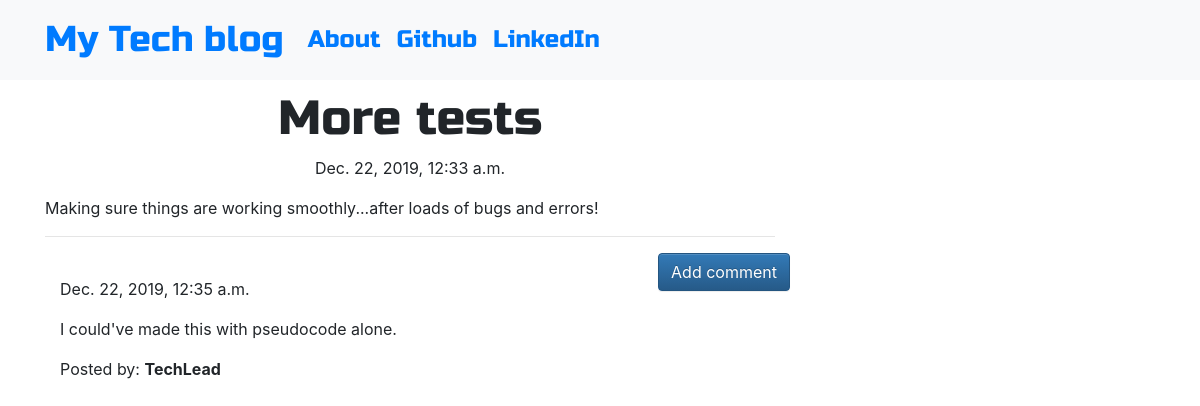
The app's page /post/4 with its own data.
### blog/models.py (models this page shows, shortened)
class Post(models.Model):
    author = models.ForeignKey('auth.User',on_delete=models.CASCADE)
    title = models.CharField(max_length=200)
    text = models.TextField()
    created_date = models.DateTimeField(default=timezone.now)
    published_date = models.DateTimeField(blank=True, null=True)

class Comment(models.Model):
    post = models.ForeignKey('blog.Post', related_name='comments',on_delete=models.CASCADE)
    author = models.CharField(max_length=200)
    text = models.TextField()
    created_date = models.DateTimeField(default=timezone.now)
    approved_comment = models.BooleanField(default=False)

### blog/views.py (the view)
# urls.py: path('post/<int:pk>', views.PostDetailView.as_view(), name='post_detail'),
class PostDetailView(DetailView):
    model = Post

### blog/templates/blog/post_detail.html (shortened to what this page needs)
{% extends 'blog/base.html' %}
{% block content %}
        <h1 class='posttitle loader'>{{ post.title }}</h1>
        {% if post.published_date %}
            <div class="date postdate">
                {{ post.published_date }}
            </div>
        {% else %}
            <a class="btn btn-outline-dark" href="{% url 'post_publish' pk=post.pk %}">Publish</a>
        {% endif %}
      <p class='postcontent' >{{ post.text|safe|linebreaksbr }}</p>
  <hr>
  <a class="btn btn-primary btn-comment" href="{% url 'add_comment_to_post' pk=post.pk %}">Add comment</a>
  <div class="container">
  {% for comment in post.comments.all %}
  <br>
      {% if user.is_authenticated or comment.approved_comment %}
              {{ comment.created_date }}
          <p>{{ comment.text|safe|linebreaks }}</p>
          <p>Posted by: <strong>{{ comment.author }}</strong></p>
      {% endif %}
  {% empty %}
      <p>No comments posted.</p>
  {% endfor %}
</div>
{% endblock %}

### blog/static/css/blog.css (style rules this page uses)
.postdate { text-align: center; }
.posttitle { font-family: 'Russo One', sans-serif; font-size: 3em; text-align: center; }
.postcontent { font-family: 'Montserrat'; font-size: 1.5em; }
.btn-comment { position: absolute; right: 0px; }
.loader { filter:hue-rotate(0deg); color: linear-gradient(45deg,#0f8,#08f); animation:hue 5000ms infinite linear; }

### records on screen
Post: title "More tests", published_date "Dec. 22, 2019, 12:33 a.m.", text "Making sure things are working smoothly...after loads of bugs and errors!"
Comment: created_date "Dec. 22, 2019, 12:35 a.m.", text "I could've made this with pseudocode alone.", author "TechLead"
